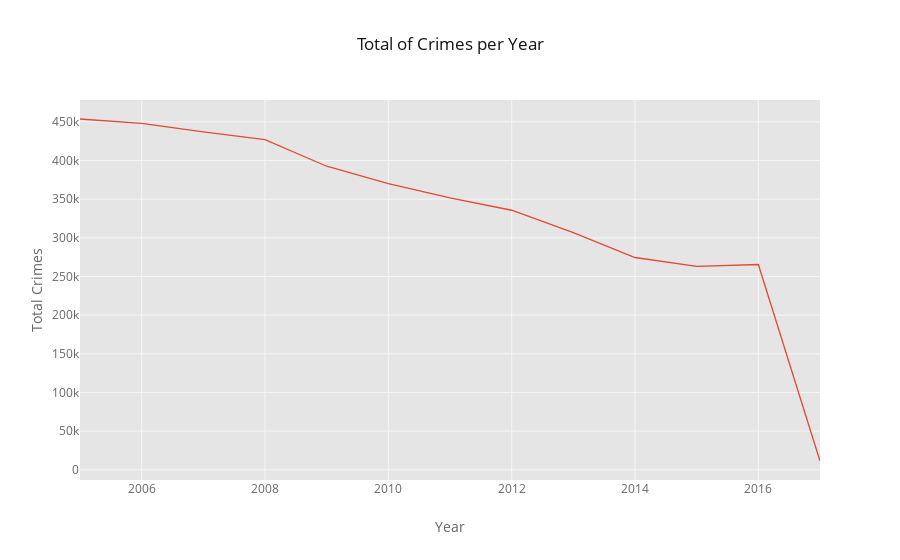

Write notebook code for a chart like this one.
### Code cell
crime_years.iplot(kind="line", x='Date', y='count',
                 xTitle='Year', yTitle='Total Crimes',title='Total of Crimes per Year')

### Figure 1 — Plotly figure (JSON) as saved in the notebook; plotly's stock layout.template omitted (floating-point values rounded to 4 significant figures)
{"data": [{"line": {"color": "rgba(226, 74, 51, 1.0)", "dash": "solid", "width": 1.3}, "mode": "lines", "name": "count", "text": "", "type": "scatter", "x": [2005, 2006, 2007, 2008, 2009, 2010, 2011, 2012, 2013, 2014, 2015, 2016, 2017], "y": [453666, 448037, 436924, 426964, 392556, 370140, 351555, 335670, 306703, 274527, 262995, 265462, 11357]}], "layout": {"legend": {"bgcolor": "#FFFFFF", "font": {"color": "#666666"}}, "paper_bgcolor": "#FFFFFF", "plot_bgcolor": "#E5E5E5", "title": "Total of Crimes per Year", "titlefont": {"color": "#151516"}, "xaxis1": {"gridcolor": "#F6F6F6", "showgrid": true, "tickfont": {"color": "#666666"}, "title": "Year", "titlefont": {"color": "#666666"}, "zerolinecolor": "#F6F6F6"}, "yaxis1": {"gridcolor": "#F6F6F6", "showgrid": true, "tickfont": {"color": "#666666"}, "title": "Total Crimes", "titlefont": {"color": "#666666"}, "zerolinecolor": "#F6F6F6"}}}
